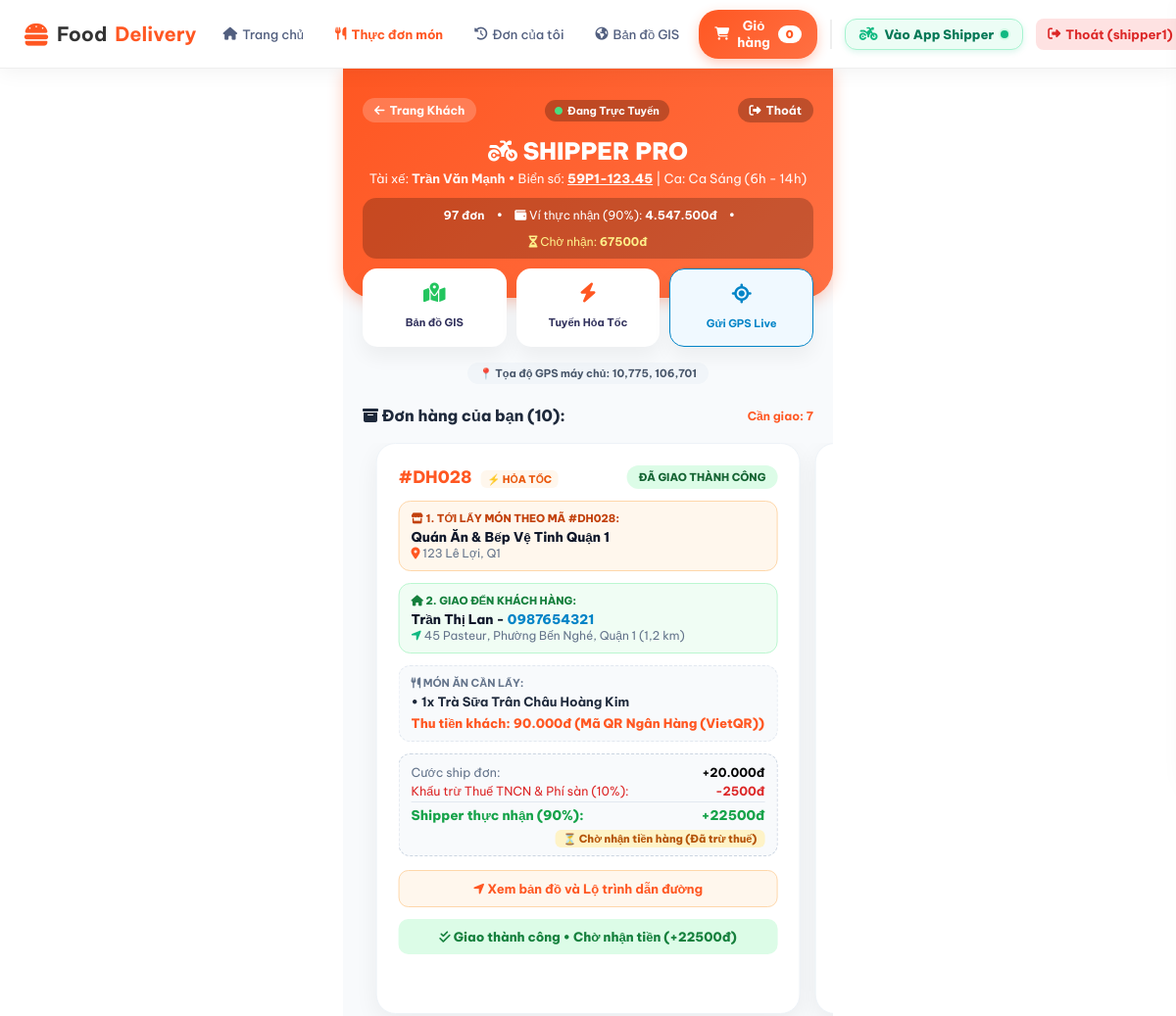
Page /app-shipper/ (signed in, upper part) on the earlier database version.
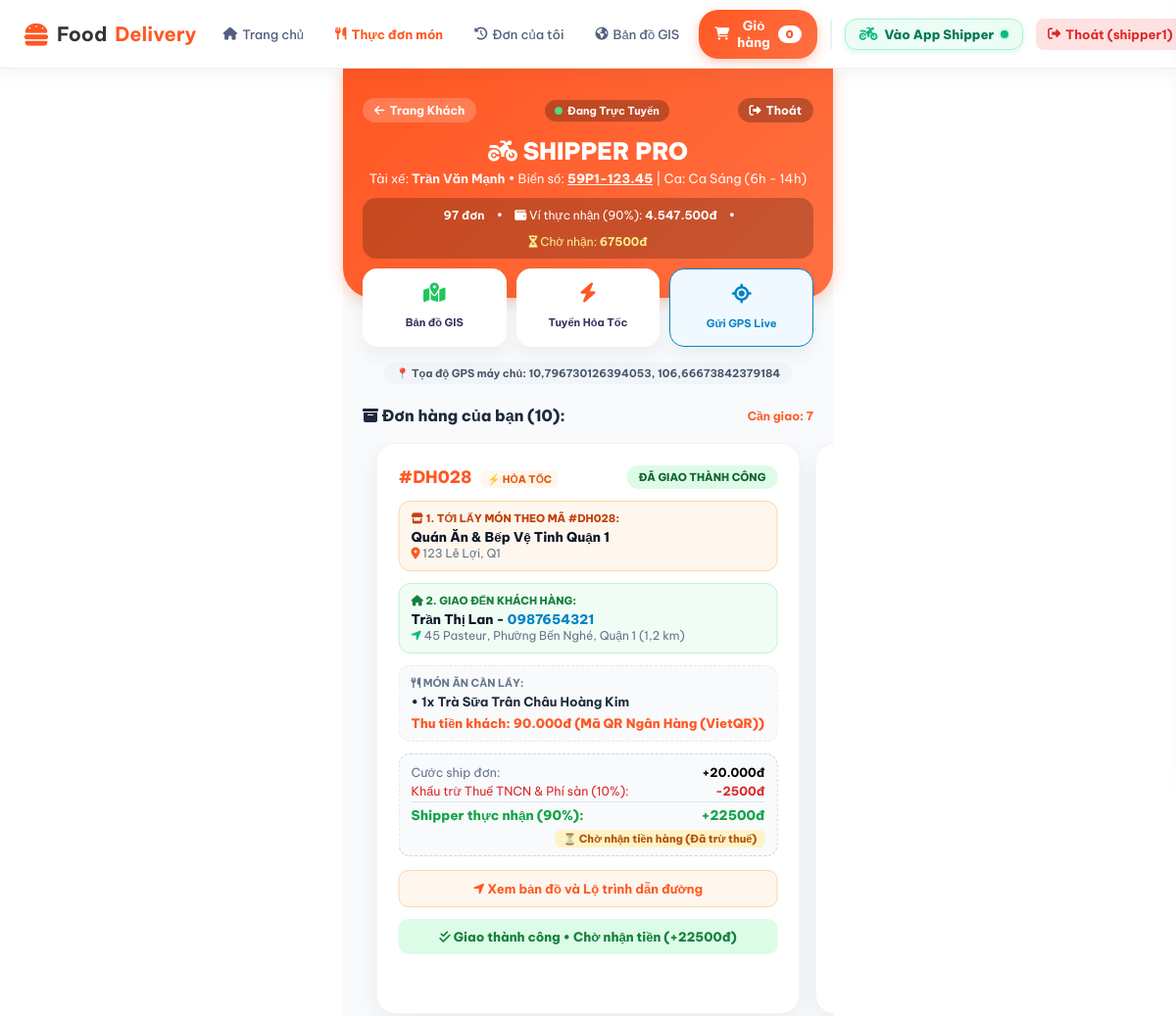
Same page on the later database version.
### core/models.py (models this page shows, shortened)
class TaiXe(models.Model):
    user = models.OneToOneField(User, on_delete=models.SET_NULL, null=True,
                                blank=True, verbose_name="Tài khoản đăng nhập")
    ten_tai_xe = models.CharField(max_length=100, verbose_name="Họ tên tài xế")
    sdt = models.CharField(max_length=15, verbose_name="Số điện thoại")
    bien_so = models.CharField(max_length=20, verbose_name="Biển số xe")
    loai_xe = models.CharField(max_length=50, choices=[
        ('Xe máy', 'Xe máy'),
        ('Xe tải', 'Xe tải'),
        ('Xe bán tải', 'Xe bán tải')
    ], default='Xe máy', verbose_name="Loại phương tiện")
    trang_thai = models.CharField(max_length=20, default='Sẵn sàng', verbose_name="Trạng thái hoạt động")
    CA_LAM_CHOICES = [
        ('SANG', 'Ca Sáng (6h - 14h)'),
        ('CHIEU', 'Ca Chiều (14h - 22h)'),
        ('TOI', 'Ca Tối (14h - 22h)'),
        ('DEM', 'Ca Đêm (22h - 6h)'),
    ]
    ca_lam_viec = models.CharField(max_length=10, choices=CA_LAM_CHOICES, default='SANG', verbose_name="Ca làm việc")
    dang_lam_viec = models.BooleanField(default=False, verbose_name="Đang Online (Chấm công)")
    tong_don_thang_nay = models.IntegerField(default=0, verbose_name="KPI Số đơn/Tháng")
    doanh_thu_tich_luy = models.DecimalField(max_digits=15, decimal_places=0,
                                             default=0, verbose_name="Doanh thu tích lũy")
    lat_hien_tai = models.FloatField(default=10.7769, verbose_name="Vĩ độ GPS hiện tại")
    lng_hien_tai = models.FloatField(default=106.7009, verbose_name="Kinh độ GPS hiện tại")
    cap_nhat_gps_luc = models.DateTimeField(auto_now=True, verbose_name="Thời điểm cập nhật GPS")

### core/views.py (the view)
# urls.py: path('app-shipper/', views.app_shipper, name='app_shipper'),
@login_required(login_url='core:login')
def app_shipper(request):
    if hasattr(request.user, 'taixe'):
        tai_xe = request.user.taixe
    elif request.user.is_staff:
        tai_xe = TaiXe.objects.first()
    else:
        tai_xe = None
    if not tai_xe:
        messages.warning(request, "Tài khoản của bạn chưa được liên kết với hồ sơ Tài xế.")
        return redirect('core:home')
    don_hangs = DonHang.objects.filter(tai_xe=tai_xe).order_by('-id')
    don_can_giao = don_hangs.filter(trang_thai__in=['CHỜ SHIPPER LẤY MÓN', 'ĐANG VẬN CHUYỂN', 'CHỜ TÀI XẾ'])
    don_da_giao = don_hangs.filter(trang_thai='ĐÃ GIAO THÀNH CÔNG')
    tong_cuoc_giao = sum((d.phi_van_chuyen or 0) + (d.phu_phi_hoa_toc or 0) for d in don_da_giao)
    tong_thue = sum(d.thue_phi_san or 0 for d in don_da_giao)
    tong_thuc_nhan = sum(d.tien_shipper_thuc_nhan or 0 for d in don_da_giao)
    tien_cho_nhan = sum(d.tien_shipper_thuc_nhan or 0 for d in don_da_giao if d.trang_thai_thanh_toan_shipper == 'CHO_NHAN_TIEN')
    return render(request, 'shipper_dashboard.html', {
        'tai_xe': tai_xe,
        'don_hangs': don_hangs,
        'don_can_giao': don_can_giao,
        'don_da_giao': don_da_giao,
        'vi_thu_nhap': {
            'tong_cuoc': tong_cuoc_giao,
            'tong_thue': tong_thue,
            'tong_thuc_nhan': tong_thuc_nhan,
            'tien_cho_nhan': tien_cho_nhan,
        }
    })

### core/templatetags/currency_filters.py (called while the page is built)
@register.filter(name='dinh_dang_tien')
def dinh_dang_tien(value):
    if value is None or value == '':
        return ''
    try:
        val = int(round(float(value)))
        return f"{val:,.0f}".replace(",", ".")
    except (ValueError, TypeError):
        return value

@register.filter(name='tien_vnd')
@register.filter(name='currency_vn')
def tien_vnd(value):
    res = dinh_dang_tien(value)
    if res == '':
        return ''
    return f"{res}đ"

### templates/shipper_dashboard.html (shortened to what the changed rows need)
{% extends "base.html" %}
{% load static currency_filters %}
{% block content %}
<link rel="stylesheet" href="https://cdn.jsdelivr.net/npm/swiper@11/swiper-bundle.min.css" />
<div class="mobile-app">
    <div class="app-header">
        <div style="display: flex; justify-content: space-between; align-items: center; margin-bottom: 14px;">
            <a href="{% url 'core:home' %}" style="color: white; font-size: 12px; text-decoration: none; background: rgba(255,255,255,0.2); padding: 5px 12px; border-radius: 20px; font-weight: 700; display: inline-flex; align-items: center; gap: 5px;">
            </a>
            <span style="font-size: 11px; background: rgba(0,0,0,0.25); padding: 4px 10px; border-radius: 12px; font-weight: 700; display: inline-flex; align-items: center; gap: 5px;">
            </span>
            <a href="{% url 'core:logout' %}" style="color: white; font-size: 12px; text-decoration: none; background: rgba(0,0,0,0.25); padding: 5px 12px; border-radius: 20px; font-weight: 700; display: inline-flex; align-items: center; gap: 5px;">
            </a>
        </div>
        <h2 style="margin-bottom: 5px; font-weight: 900;"><i class="fa-solid fa-motorcycle"></i> SHIPPER PRO</h2>
        <p style="font-size: 13px; opacity: 0.95; margin: 0 0 12px 0;">
            Tài xế: <b>{{ tai_xe.ten_tai_xe }}</b> &bull; Biển số: <span style="font-weight: 800; text-decoration: underline;">{{ tai_xe.bien_so }}</span> | Ca: {{ tai_xe.get_ca_lam_viec_display }}
        </p>
        <div style="display: flex; justify-content: center; gap: 12px; font-size: 12px; background: rgba(0,0,0,0.22); padding: 10px 14px; border-radius: 14px; flex-wrap: wrap;">
            <span> <b>{{ tai_xe.tong_don_thang_nay }} đơn</b></span>
            <span>&bull;</span>
            <span><i class="fa-solid fa-wallet"></i> Ví thực nhận (90%): <b>{{ tai_xe.doanh_thu_tich_luy|tien_vnd }}</b></span>
            <span>&bull;</span>
            <span style="color: #fef08a;"><i class="fa-solid fa-hourglass-half"></i> Chờ nhận: <b>{{ vi_thu_nhap.tien_cho_nhan|floatformat:0 }}đ</b></span>
        </div>
    </div>
    <div style="padding: 15px 20px 0; text-align: center;">
        <span id="gps-status-badge" style="background: #f1f5f9; color: #475569; padding: 4px 12px; border-radius: 20px; font-size: 11px; font-weight: 700;">
            📍 Tọa độ GPS máy chủ: {{ tai_xe.lat_hien_tai }}, {{ tai_xe.lng_hien_tai }}
        </span>
    </div>
</div>
{% endblock %}

Differences in the rows shown:
changed TaiXe "Trần Văn Mạnh": lat_hien_tai "10,775" → "10,796730126394053"; lng_hien_tai "106,701" → "106,66673842379184"
